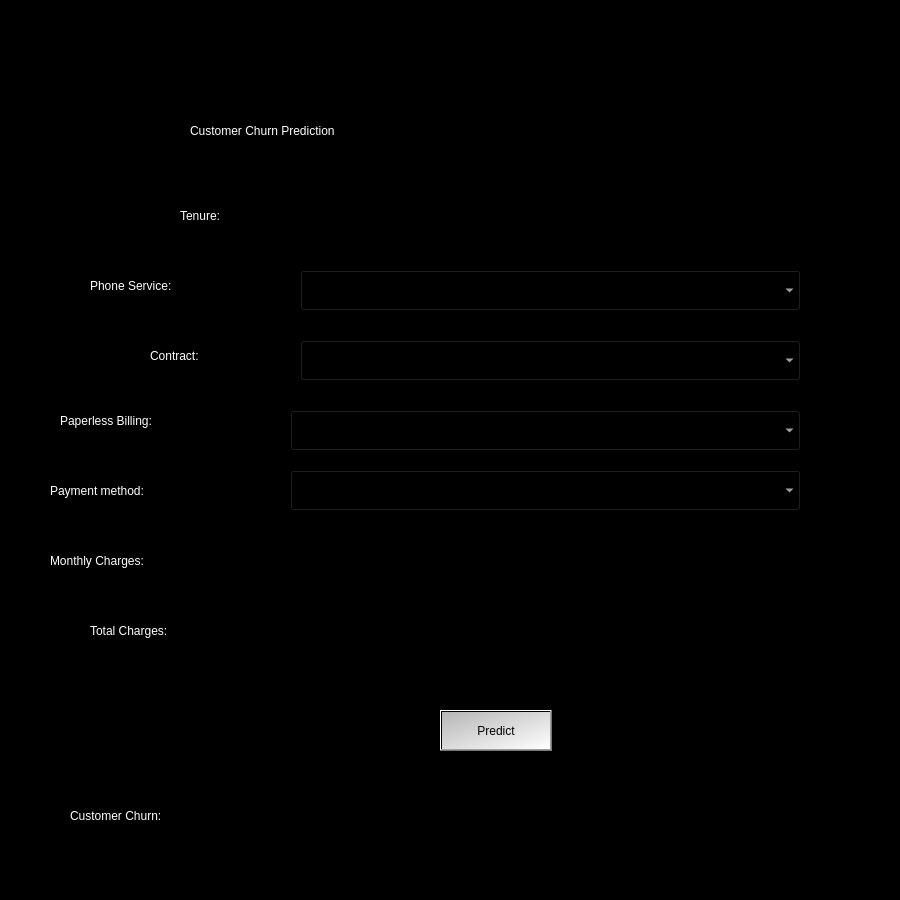
<?xml version="1.0" encoding="UTF-8"?>
<ui version="4.0">
 <class>Form</class>
 <widget class="QWidget" name="Form">
  <property name="geometry">
   <rect>
    <x>0</x>
    <y>0</y>
    <width>900</width>
    <height>900</height>
   </rect>
  </property>
  <property name="maximumSize">
   <size>
    <width>900</width>
    <height>900</height>
   </size>
  </property>
  <property name="windowTitle">
   <string>Form</string>
  </property>
  <property name="styleSheet">
   <string notr="true">background-color: rgb(0, 0, 0);
font: 75 14pt &quot;Comic Sans MS&quot;;
color: rgb(255, 255, 255);</string>
  </property>
  <widget class="QLabel" name="label">
   <property name="geometry">
    <rect>
     <x>180</x>
     <y>200</y>
     <width>121</width>
     <height>31</height>
    </rect>
   </property>
   <property name="text">
    <string>Tenure:</string>
   </property>
  </widget>
  <widget class="QLabel" name="label_2">
   <property name="geometry">
    <rect>
     <x>90</x>
     <y>270</y>
     <width>221</width>
     <height>31</height>
    </rect>
   </property>
   <property name="text">
    <string>Phone Service:</string>
   </property>
  </widget>
  <widget class="QLabel" name="label_3">
   <property name="geometry">
    <rect>
     <x>150</x>
     <y>340</y>
     <width>201</width>
     <height>31</height>
    </rect>
   </property>
   <property name="text">
    <string>Contract:</string>
   </property>
  </widget>
  <widget class="QLabel" name="label_4">
   <property name="geometry">
    <rect>
     <x>60</x>
     <y>400</y>
     <width>261</width>
     <height>41</height>
    </rect>
   </property>
   <property name="text">
    <string>Paperless Billing:</string>
   </property>
  </widget>
  <widget class="QLabel" name="label_5">
   <property name="geometry">
    <rect>
     <x>50</x>
     <y>470</y>
     <width>251</width>
     <height>41</height>
    </rect>
   </property>
   <property name="text">
    <string>Payment method:</string>
   </property>
  </widget>
  <widget class="QLabel" name="label_6">
   <property name="geometry">
    <rect>
     <x>50</x>
     <y>540</y>
     <width>241</width>
     <height>41</height>
    </rect>
   </property>
   <property name="text">
    <string>Monthly Charges:</string>
   </property>
  </widget>
  <widget class="QLabel" name="label_7">
   <property name="geometry">
    <rect>
     <x>90</x>
     <y>610</y>
     <width>231</width>
     <height>41</height>
    </rect>
   </property>
   <property name="text">
    <string>Total Charges:</string>
   </property>
  </widget>
  <widget class="QLineEdit" name="tenure">
   <property name="geometry">
    <rect>
     <x>300</x>
     <y>200</y>
     <width>501</width>
     <height>51</height>
    </rect>
   </property>
  </widget>
  <widget class="QComboBox" name="phoneservice">
   <property name="geometry">
    <rect>
     <x>300</x>
     <y>270</y>
     <width>501</width>
     <height>41</height>
    </rect>
   </property>
   <item>
    <property name="text">
     <string/>
    </property>
   </item>
   <item>
    <property name="text">
     <string>No</string>
    </property>
   </item>
   <item>
    <property name="text">
     <string>Yes</string>
    </property>
   </item>
  </widget>
  <widget class="QComboBox" name="contract">
   <property name="geometry">
    <rect>
     <x>300</x>
     <y>340</y>
     <width>501</width>
     <height>41</height>
    </rect>
   </property>
   <item>
    <property name="text">
     <string/>
    </property>
   </item>
   <item>
    <property name="text">
     <string>Month-to-month</string>
    </property>
   </item>
   <item>
    <property name="text">
     <string>One year</string>
    </property>
   </item>
   <item>
    <property name="text">
     <string>Two year</string>
    </property>
   </item>
  </widget>
  <widget class="QComboBox" name="billing">
   <property name="geometry">
    <rect>
     <x>290</x>
     <y>410</y>
     <width>511</width>
     <height>41</height>
    </rect>
   </property>
   <item>
    <property name="text">
     <string/>
    </property>
   </item>
   <item>
    <property name="text">
     <string>Yes</string>
    </property>
   </item>
   <item>
    <property name="text">
     <string>No</string>
    </property>
   </item>
  </widget>
  <widget class="QComboBox" name="paymethod">
   <property name="geometry">
    <rect>
     <x>290</x>
     <y>470</y>
     <width>511</width>
     <height>41</height>
    </rect>
   </property>
   <item>
    <property name="text">
     <string/>
    </property>
   </item>
   <item>
    <property name="text">
     <string>Bank transfer (automatic)</string>
    </property>
   </item>
   <item>
    <property name="text">
     <string>Credit card (automatic)</string>
    </property>
   </item>
   <item>
    <property name="text">
     <string>Electronic check</string>
    </property>
   </item>
   <item>
    <property name="text">
     <string>Mailed check</string>
    </property>
   </item>
  </widget>
  <widget class="QLineEdit" name="mcharges">
   <property name="geometry">
    <rect>
     <x>290</x>
     <y>540</y>
     <width>511</width>
     <height>51</height>
    </rect>
   </property>
  </widget>
  <widget class="QLineEdit" name="tcharges">
   <property name="geometry">
    <rect>
     <x>290</x>
     <y>610</y>
     <width>511</width>
     <height>51</height>
    </rect>
   </property>
  </widget>
  <widget class="QPushButton" name="pushButton">
   <property name="geometry">
    <rect>
     <x>440</x>
     <y>710</y>
     <width>112</width>
     <height>41</height>
    </rect>
   </property>
   <property name="styleSheet">
    <string notr="true">background-color: qlineargradient(spread:pad, x1:0, y1:0, x2:1, y2:1, stop:0 rgba(182, 182, 182, 255), stop:1 rgba(255, 255, 255, 255));
color: rgb(0, 0, 0);</string>
   </property>
   <property name="text">
    <string>Predict</string>
   </property>
  </widget>
  <widget class="QLabel" name="label_8">
   <property name="geometry">
    <rect>
     <x>70</x>
     <y>800</y>
     <width>241</width>
     <height>31</height>
    </rect>
   </property>
   <property name="text">
    <string>Customer Churn:</string>
   </property>
  </widget>
  <widget class="QLineEdit" name="churn">
   <property name="geometry">
    <rect>
     <x>300</x>
     <y>790</y>
     <width>511</width>
     <height>51</height>
    </rect>
   </property>
  </widget>
  <widget class="QLabel" name="label_9">
   <property name="geometry">
    <rect>
     <x>190</x>
     <y>110</y>
     <width>371</width>
     <height>41</height>
    </rect>
   </property>
   <property name="text">
    <string>Customer Churn Prediction</string>
   </property>
  </widget>
 </widget>
 <resources/>
 <connections/>
</ui>
